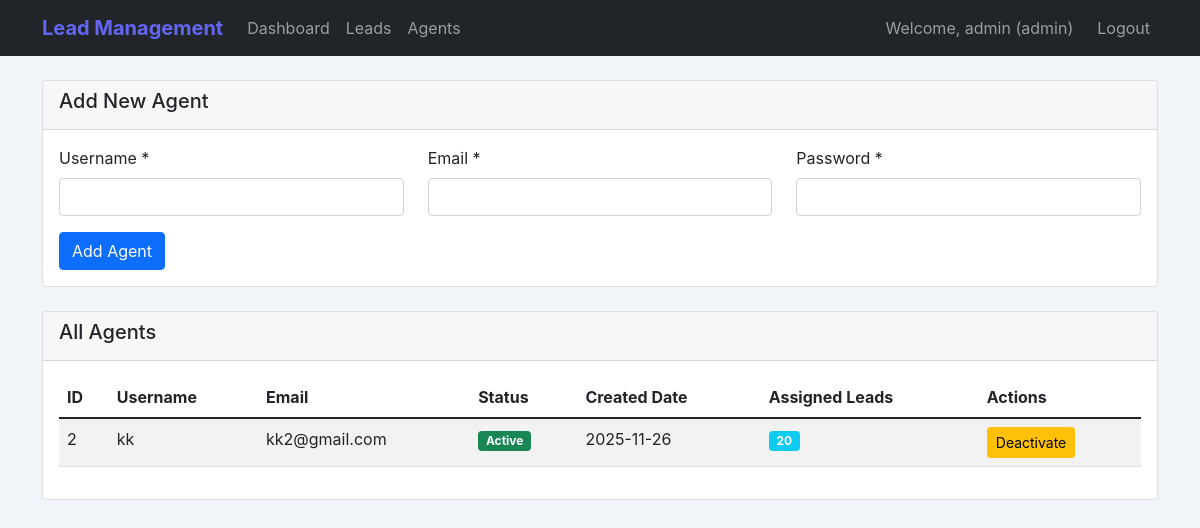
/admin/agents (signed in), run on the app's committed database.
### models.py (models this page shows)
class User(UserMixin, db.Model):
    id = db.Column(db.Integer, primary_key=True)
    username = db.Column(db.String(80), unique=True, nullable=False)
    email = db.Column(db.String(120), unique=True, nullable=False)
    password = db.Column(db.String(200), nullable=False)
    role = db.Column(db.Enum(UserRole), nullable=False)
    is_active = db.Column(db.Boolean, default=True)
    created_at = db.Column(db.DateTime, default=datetime.utcnow)
    phone_number = db.Column(db.String(20), nullable=True)
    department = db.Column(db.String(100), nullable=True)
    assigned_leads = db.relationship('Lead', backref='assigned_agent', lazy=True, foreign_keys='Lead.assigned_agent_id')
    feedbacks = db.relationship('LeadFeedback', backref='agent', lazy=True)
    call_logs = db.relationship('CallLog', backref='agent', lazy=True)
    reassignments_from = db.relationship('LeadReassignment', foreign_keys='LeadReassignment.from_agent_id', backref='from_agent', lazy=True)
    reassignments_to = db.relationship('LeadReassignment', foreign_keys='LeadReassignment.to_agent_id', backref='to_agent', lazy=True)

### routes/admin_routes.py (the view)
@admin_bp.route('/agents')
@login_required
def agents_management():
    if not admin_required():
        return redirect(url_for('agent.dashboard'))
    agents = User.query.filter_by(role=UserRole.AGENT).order_by(User.created_at.desc()).all()
    agent_stats = []
    today = datetime.utcnow().date()
    for agent in agents:
        assigned_leads = Lead.query.filter_by(assigned_agent_id=agent.id).count()
        completed_leads = Lead.query.filter_by(assigned_agent_id=agent.id, status='completed').count()
        total_feedbacks = LeadFeedback.query.filter_by(agent_id=agent.id).count()
        today_calls = CallLog.query.filter(
            CallLog.agent_id == agent.id,
            func.date(CallLog.call_time) == today
        ).count()
        agent_stats.append({
            'agent': agent,
            'assigned_leads': assigned_leads,
            'completed_leads': completed_leads,
            'total_feedbacks': total_feedbacks,
            'today_calls': today_calls
        })
    return render_template(
        'admin/agents.html',
        agent_stats=agent_stats
    )

### routes/admin_routes.py (called while the page is built)
def admin_required():
    if current_user.role != UserRole.ADMIN:
        flash('Access denied!', 'error')
        return False
    return True

### templates/admin/agents.html
{% extends "base.html" %}
{% block content %}
<div class="row">
    <div class="col-12">
        <div class="card mb-4">
            <div class="card-header">
                <h5>Add New Agent</h5>
            </div>
            <div class="card-body">
                <form method="POST" action="{{ url_for('admin.add_agent') }}">
                    <div class="row">
                        <div class="col-md-4">
                            <div class="mb-3">
                                <label class="form-label">Username *</label>
                                <input type="text" class="form-control" name="username" required>
                            </div>
                        </div>
                        <div class="col-md-4">
                            <div class="mb-3">
                                <label class="form-label">Email *</label>
                                <input type="email" class="form-control" name="email" required>
                            </div>
                        </div>
                        <div class="col-md-4">
                            <div class="mb-3">
                                <label class="form-label">Password *</label>
                                <input type="password" class="form-control" name="password" required>
                            </div>
                        </div>
                    </div>
                    <button type="submit" class="btn btn-primary">Add Agent</button>
                </form>
            </div>
        </div>
        <div class="card">
            <div class="card-header">
                <h5>All Agents</h5>
            </div>
            <div class="card-body">
                <div class="table-responsive">
                    <table class="table table-striped">
                        <thead>
                            <tr>
                                <th>ID</th>
                                <th>Username</th>
                                <th>Email</th>
                                <th>Status</th>
                                <th>Created Date</th>
                                <th>Assigned Leads</th>
                                <th>Actions</th>
                            </tr>
                        </thead>
                        <tbody>
                            {% for item in agent_stats %}
                                {% set agent = item.agent %}
                                <tr>
                                    <td>{{ agent.id }}</td>
                                    <td>{{ agent.username }}</td>
                                    <td>{{ agent.email }}</td>
                                    <td>
                                        <span class="badge bg-{{ 'success' if agent.is_active else 'secondary' }}">
                                            {{ 'Active' if agent.is_active else 'Inactive' }}
                                        </span>
                                    </td>
                                    <td>{{ agent.created_at.strftime('%Y-%m-%d') }}</td>
                                    <td><span class="badge bg-info">{{ item.assigned_leads }}</span></td>
                                    <td>
                                        {% if agent.is_active %}
                                            <form method="POST" action="{{ url_for('admin.deactivate_agent', agent_id=agent.id) }}" class="d-inline">
                                                <button type="submit" class="btn btn-sm btn-warning">Deactivate</button>
                                            </form>
                                        {% else %}
                                            <form method="POST" action="{{ url_for('admin.activate_agent', agent_id=agent.id) }}" class="d-inline">
                                                <button type="submit" class="btn btn-sm btn-success">Activate</button>
                                            </form>
                                        {% endif %}
                                    </td>
                                </tr>
                            {% endfor %}
                        </tbody>
                    </table>
                </div>
            </div>
        </div>
    </div>
</div>
{% endblock %}

### templates/base.html (shortened to what this page needs)
<!DOCTYPE html>
<html lang="en">
<head>
    <link href="https://cdn.jsdelivr.net/npm/bootstrap@5.1.3/dist/css/bootstrap.min.css" rel="stylesheet">
    <link href="https://cdnjs.cloudflare.com/ajax/libs/font-awesome/6.0.0/css/all.min.css" rel="stylesheet">
</head>
<body>
    <nav class="navbar navbar-expand-lg navbar-dark bg-dark">
        <div class="container">
            <a class="navbar-brand" href="{{ url_for('index') }}">Lead Management</a>
            {% if current_user.is_authenticated %}
            <div class="collapse navbar-collapse" id="navbarNav">
                <ul class="navbar-nav me-auto">
                    {% if current_user.role.value == 'admin' %}
                    <li class="nav-item">
                        <a class="nav-link" href="{{ url_for('admin.dashboard') }}">Dashboard</a>
                    </li>
                    <li class="nav-item">
                        <a class="nav-link" href="{{ url_for('admin.leads_management') }}">Leads</a>
                    </li>
                    <li class="nav-item">
                        <a class="nav-link" href="{{ url_for('admin.agents_management') }}">Agents</a>
                    </li>
                    {% endif %}
                </ul>
                <div class="navbar-nav">
                    <span class="navbar-text me-3">
                        Welcome, {{ current_user.username }} ({{ current_user.role.value }})
                    </span>
                    <a class="nav-link" href="{{ url_for('auth.logout') }}">Logout</a>
                </div>
            </div>
            {% endif %}
        </div>
    </nav>
    <div class="container mt-4">
        {% block content %}{% endblock %}
    </div>
</body>
</html>

### templates/base.html (style rules this page uses)
:root { --primary: #6366f1; --primary-dark: #4f46e5; --success: #10b981; --danger: #ef4444; --warning: #f59e0b; --info: #06b6d4; --dark: #1e293b; --light: #f8fafc; --border: #e2e8f0; --shadow: 0 1px 3px 0 rgba(0, 0, 0, 0.1); --shadow-lg: 0 10px 15px -3px rgba(0, 0, 0, 0.1); }
body { background: #f1f5f9; font-family: 'Inter', -apple-system, BlinkMacSystemFont, sans-serif; min-height: 100vh; }
.navbar-brand { font-weight: 700; color: var(--primary) !important; }

### data on the page
User: username "admin", role.value "admin"
User: id "2", username "kk", email "kk2@gmail.com", is_active "Active", created_at "2025-11-26"

### other printed values
{{ item.assigned_leads }} "20"
